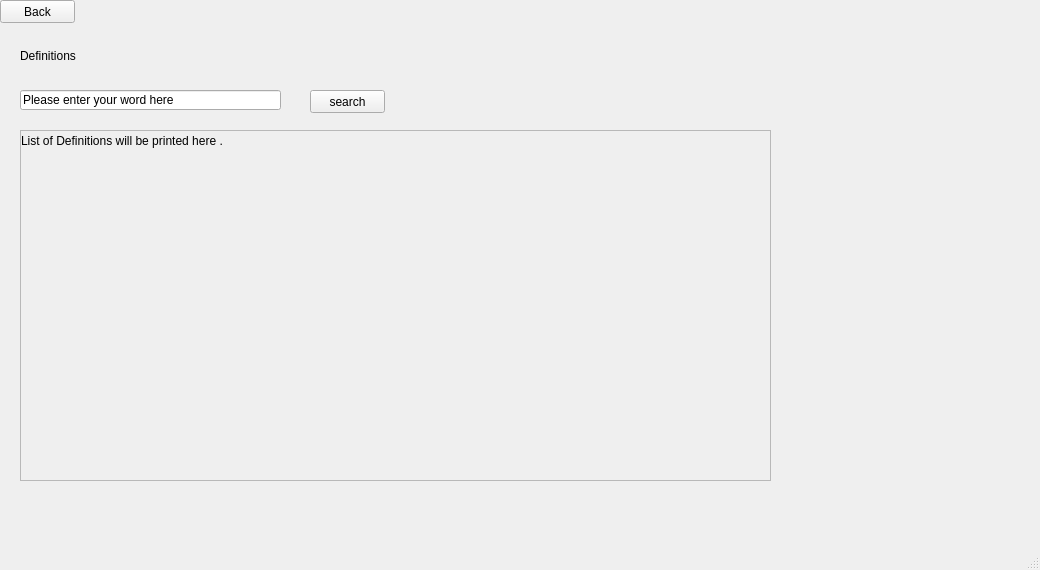
<?xml version="1.0" encoding="UTF-8"?>
<ui version="4.0">
 <class>MainWindow</class>
 <widget class="QMainWindow" name="MainWindow">
  <property name="geometry">
   <rect>
    <x>0</x>
    <y>0</y>
    <width>1040</width>
    <height>570</height>
   </rect>
  </property>
  <property name="windowTitle">
   <string>MainWindow</string>
  </property>
  <widget class="QWidget" name="centralwidget">
   <widget class="QLabel" name="defn_title_label">
    <property name="geometry">
     <rect>
      <x>20</x>
      <y>30</y>
      <width>351</width>
      <height>51</height>
     </rect>
    </property>
    <property name="text">
     <string>Definitions</string>
    </property>
   </widget>
   <widget class="QLabel" name="defn_text_label">
    <property name="geometry">
     <rect>
      <x>20</x>
      <y>130</y>
      <width>751</width>
      <height>351</height>
     </rect>
    </property>
    <property name="autoFillBackground">
     <bool>true</bool>
    </property>
    <property name="frameShape">
     <enum>QFrame::StyledPanel</enum>
    </property>
    <property name="text">
     <string>List of Definitions will be printed here .</string>
    </property>
    <property name="textFormat">
     <enum>Qt::PlainText</enum>
    </property>
    <property name="scaledContents">
     <bool>false</bool>
    </property>
    <property name="alignment">
     <set>Qt::AlignJustify|Qt::AlignTop</set>
    </property>
    <property name="wordWrap">
     <bool>true</bool>
    </property>
   </widget>
   <widget class="QPushButton" name="pushButton">
    <property name="geometry">
     <rect>
      <x>0</x>
      <y>0</y>
      <width>75</width>
      <height>23</height>
     </rect>
    </property>
    <property name="text">
     <string>Back</string>
    </property>
   </widget>
   <widget class="QLineEdit" name="word_line_edit">
    <property name="geometry">
     <rect>
      <x>20</x>
      <y>90</y>
      <width>261</width>
      <height>20</height>
     </rect>
    </property>
    <property name="text">
     <string>Please enter your word here </string>
    </property>
   </widget>
   <widget class="QPushButton" name="search_bttn">
    <property name="geometry">
     <rect>
      <x>310</x>
      <y>90</y>
      <width>75</width>
      <height>23</height>
     </rect>
    </property>
    <property name="text">
     <string>search</string>
    </property>
   </widget>
  </widget>
  <widget class="QStatusBar" name="statusbar"/>
 </widget>
 <resources/>
 <connections/>
</ui>
